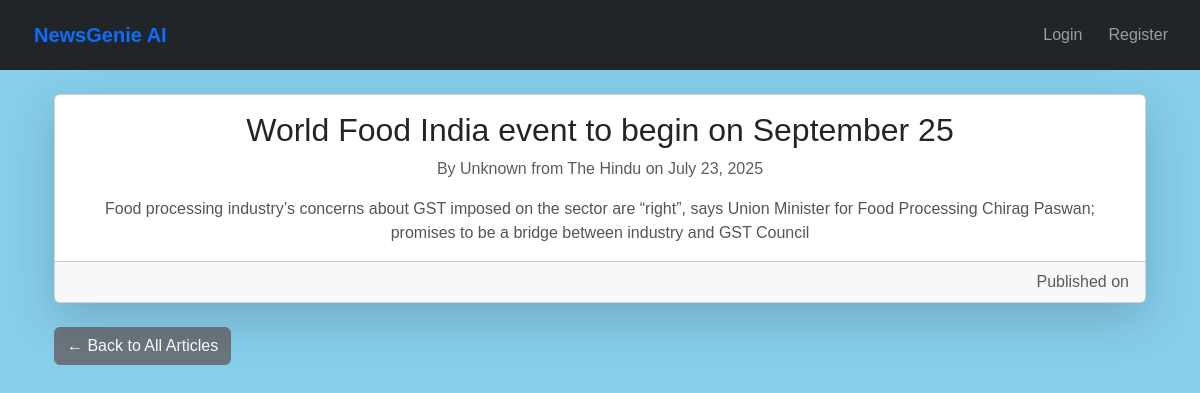
Page /articles/articles/188/ on the committed database.
### news/models.py (models this page shows, shortened)
class Article(models.Model):
    title = models.CharField(max_length=200)
    content = models.TextField()
    summary = models.TextField(blank=True)
    source_url = models.URLField()
    category = models.ForeignKey(Category, on_delete=models.CASCADE)
    published_date = models.DateTimeField(default=timezone.now)
    link = models.URLField(max_length=500, unique=True, null=True, blank=True)
    publication_date = models.DateTimeField(null=True, blank=True)
    author = models.CharField(max_length=255, default='Unknown')
    source = models.CharField(max_length=100, default='Unknown')  # ✅ New field
    created_at = models.DateTimeField(auto_now_add=True)
    audio_file = models.FileField(upload_to='audio/', blank=True, null=True)
    class Meta:
        ordering = ['-published_date']

### news/views.py (the view)
# urls.py: path('<int:pk>/', ArticleDetailView.as_view(), name='article_detail'),
class ArticleDetailView(DetailView):
    model = Article
    template_name = 'news/article_detail.html'
    context_object_name = 'article'
    def get_object(self, queryset=None):
        obj = super().get_object(queryset)
        if self.request.user.is_authenticated:
            ReadingHistory.objects.get_or_create(user=self.request.user, article=obj)
        return obj

### news/templates/news/article_detail.html
{% extends 'base.html' %}
{% block content %}
  <div class="container mt-4">
    <div class="card shadow-lg">
      <div class="card-body">
        <h2 class="card-title">{{ article.title }}</h2>
        <p class="text-muted">
  By {{ article.author }} from {{ article.source }} on {{ article.publication_date|date:"F d, Y" }}
</p>
        <p class="card-text mt-3">{{ article.content }}</p>
      </div>
      <div class="card-footer text-muted text-end">
        Published on {{ article.published_at|date:"F j, Y, g:i a" }}
      </div>
    </div>
    <div class="mt-4">
      <a href="{% url 'home' %}" class="btn btn-secondary">← Back to All Articles</a>
    </div>
  </div>
{% endblock %}

### static/css/style.css (style rules this page uses)
body { font-family: Arial, sans-serif; background-color: #f4f6f8; margin: 0; padding: 0; background-color: skyblue; }
h2 { text-align: center; color: #2c3e50; }
p { text-align: center; color: #555; }

### rows in the picture
Article: title "World Food India event to begin on September 25", author "Unknown", source "The Hindu", publication_date "July 23, 2025", content "Food processing industry’s concerns about GST imposed on the sector are “right”, says Union Minister for Food Processing Chirag Paswan; promises to be a bridge between industry and GST Council"
